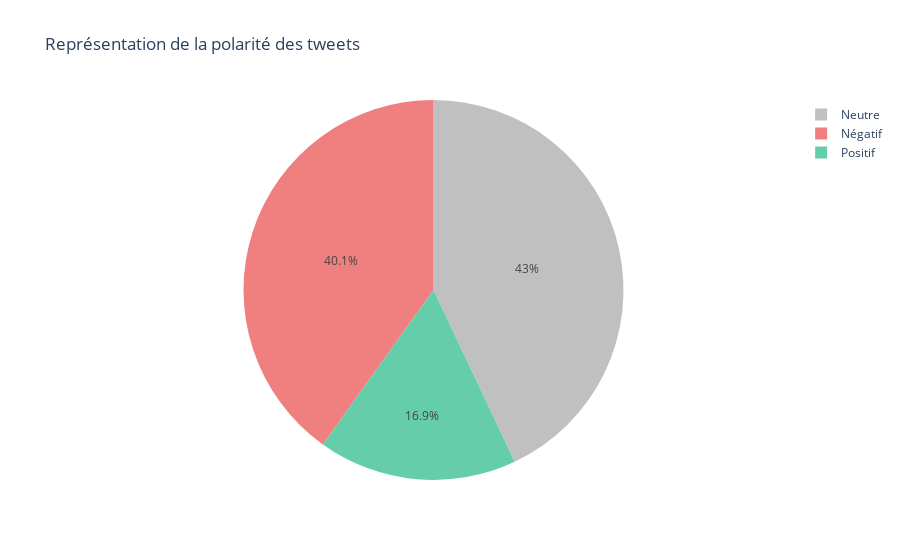
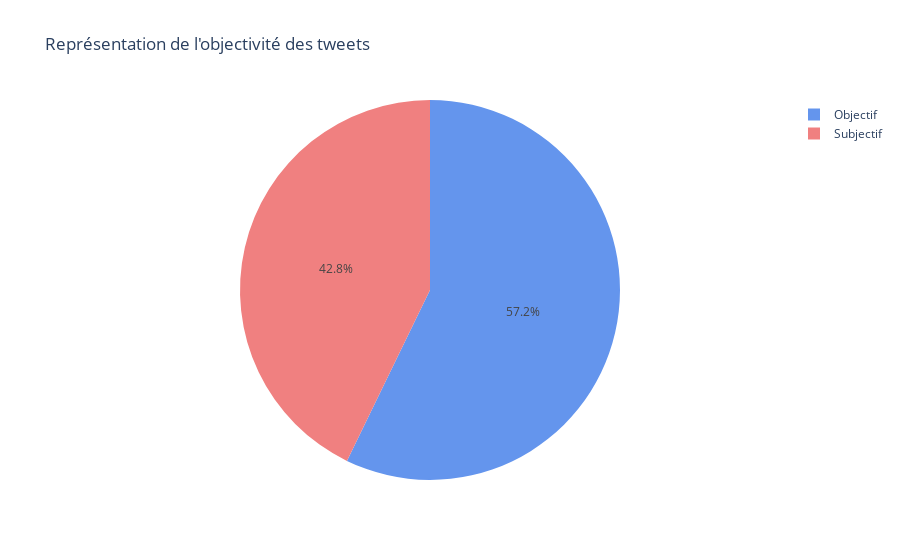

Notebook cell for these charts, in order:
### Markdown cell above
Fonction affichant un graphique montrant la pondérance des différentes polarité sur l'ensemble des tweets ou le taux de subjectivité/objectivité

### Code cell
def show_pie_chart(list_used: list):
    if list_used == Tweet.tweets_polarity:
        labels = 'Négatif', 'Neutre', 'Positif'
        sizes = Tweet.tweets_polarity
        colors = ['silver', 'lightcoral', 'mediumaquamarine']
        title = 'Représentation de la polarité des tweets'
    elif list_used == Tweet.tweets_objectivity:
        labels = 'Objectif', 'Subjectif'
        sizes = Tweet.tweets_objectivity
        colors = ['cornflowerblue', 'lightcoral']
        title = 'Représentation de l\'objectivité des tweets'
    else:
        return f'La liste {list_used} n\'est pas compatible avec la fonction show_pie_chart'
    df = pd.DataFrame({'labels': labels, 'nombre de tweets': sizes})
    fig = px.pie(df, names='labels', values='nombre de tweets', title=title, color_discrete_sequence=colors)
    fig.show()

show_pie_chart(Tweet.tweets_polarity)
show_pie_chart(Tweet.tweets_objectivity)

### Figure 1 — Plotly figure (JSON) as saved in the notebook; plotly's stock layout.template omitted (floating-point values rounded to 4 significant figures)
{"data": [{"domain": {"x": [0, 1], "y": [0, 1]}, "hovertemplate": "labels=%{label}<br>nombre de tweets=%{value}<extra></extra>", "labels": ["Négatif", "Neutre", "Positif"], "legendgroup": "", "name": "", "showlegend": true, "type": "pie", "values": [685, 734, 289]}], "layout": {"legend": {"tracegroupgap": 0}, "piecolorway": ["silver", "lightcoral", "mediumaquamarine"], "title": {"text": "Représentation de la polarité des tweets"}}}

### Figure 2 — Plotly figure (JSON) as saved in the notebook; plotly's stock layout.template omitted (floating-point values rounded to 4 significant figures)
{"data": [{"domain": {"x": [0, 1], "y": [0, 1]}, "hovertemplate": "labels=%{label}<br>nombre de tweets=%{value}<extra></extra>", "labels": ["Objectif", "Subjectif"], "legendgroup": "", "name": "", "showlegend": true, "type": "pie", "values": [977, 731]}], "layout": {"legend": {"tracegroupgap": 0}, "piecolorway": ["cornflowerblue", "lightcoral"], "title": {"text": "Représentation de l'objectivité des tweets"}}}
